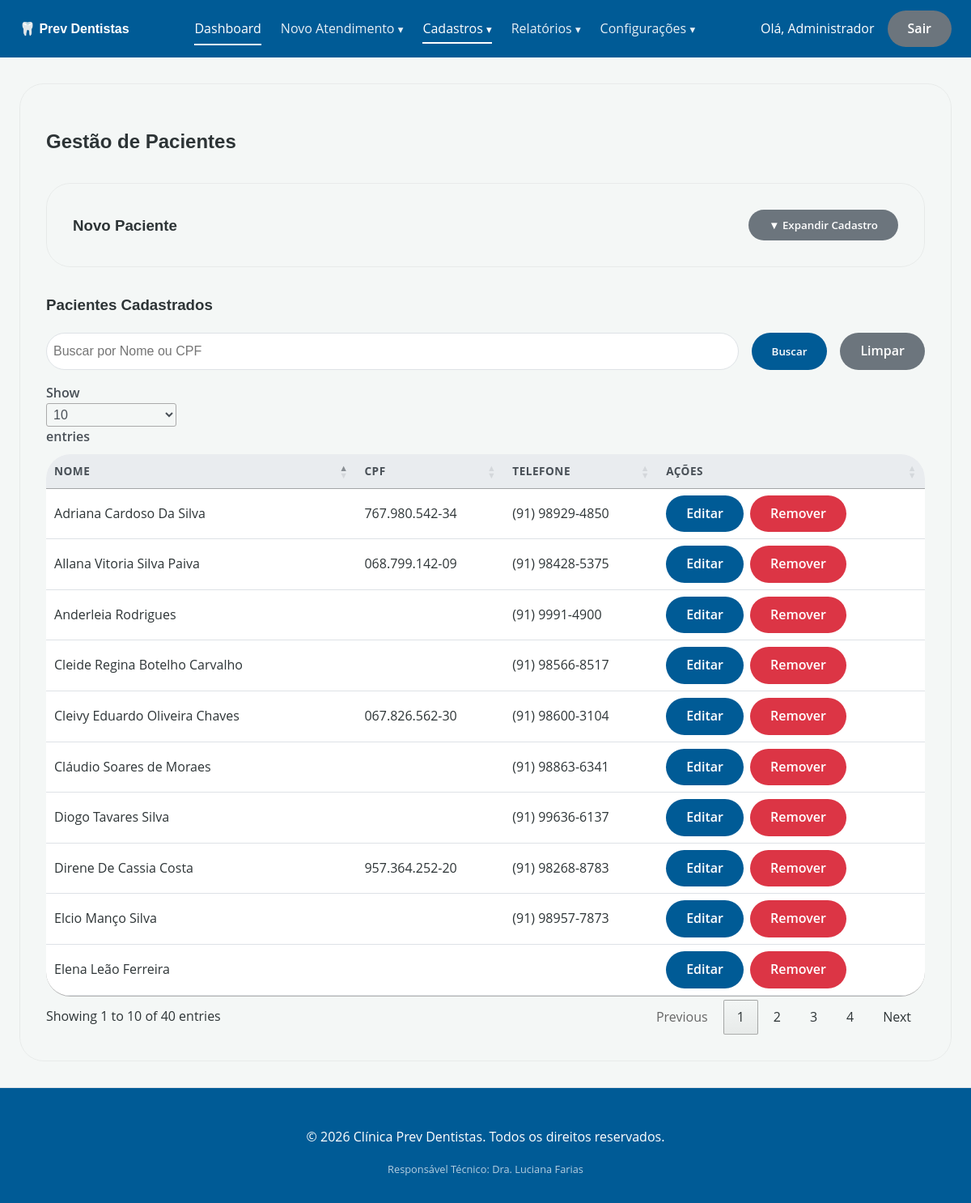
The page /pacientes (signed in) on the database its author committed.
### tables this page shows
CREATE TABLE IF NOT EXISTS `pacientes` (
  `id` int NOT NULL AUTO_INCREMENT,
  `nome` varchar(255) NOT NULL,
  `cpf` varchar(20) DEFAULT NULL,
  `data_nascimento` date DEFAULT NULL,
  `email` varchar(255) DEFAULT NULL,
  `telefone` varchar(20) DEFAULT NULL,
  `cep` varchar(10) DEFAULT NULL,
  `endereco` varchar(255) DEFAULT NULL,
  `numero` varchar(20) DEFAULT NULL,
  `complemento` varchar(100) DEFAULT NULL,
  `bairro` varchar(100) DEFAULT NULL,
  `cidade` varchar(100) DEFAULT NULL,
  `estado` varchar(2) DEFAULT NULL,
  `foto_paciente` varchar(255) DEFAULT NULL,
  `created_at` timestamp NULL DEFAULT CURRENT_TIMESTAMP,
  `updated_at` timestamp NULL DEFAULT CURRENT_TIMESTAMP ON UPDATE CURRENT_TIMESTAMP,
  PRIMARY KEY (`id`),
  UNIQUE KEY `cpf` (`cpf`)
);

### app/Controllers/PacienteController.php (called while the page is built, shortened)
<?php
class PacienteController {
    public function index() {
        require_once 'config/controle_acesso.php';
        $busca = isset($_GET['busca']) ? trim($_GET['busca']) : '';
        $pacienteModel = new Paciente();
        $pacientes = $pacienteModel->listarComPaginacao($busca, 10000, 0);
        require_once 'app/Views/pacientes/index.php';
    }
}

### app/Core/Router.php (called while the page is built, shortened)
<?php
class Router {
    protected $controller = 'DashboardController';
    protected $method = 'index';
    public function __construct() {
        $url = $this->parseUrl();
        $rotas = [
            'login' => 'AuthController',
            'pacientes' => 'PacienteController',
            'procedimentos' => 'ProcedimentoController',
            'despesas' => 'DespesaController',
            'usuarios' => 'UsuarioController',
            'relatorios' => 'RelatorioController',
            'configuracoes_gerais' => 'ConfiguracaoGeralController',
            'atendimentos' => 'AtendimentoController',
            'configuracoes' => 'ConfiguracaoController'
        ];
        if (isset($url[0])) {
            $rotaSolicitada = strtolower(str_replace('.php', '', $url[0]));
            if (array_key_exists($rotaSolicitada, $rotas)) {
                $this->controller = $rotas[$rotaSolicitada];
                unset($url[0]);
            } else {
                $this->controller = 'DashboardController';
            }
        }
        $classeController = '\\App\\Controllers\\' . $this->controller;
        if (class_exists($classeController)){
            $this->controller = new $classeController;
        } else {
            $classeController = '\\App\\Controllers\\DashboardController';
            $this->controller = new $classeController;
        }
        $this->params = $url ? array_values($url) : [];
        call_user_func_array([$this->controller, $this->method], $this->params);
    }
    private function parseUrl() {
        if (isset($_GET['url'])) {
            return explode('/', filter_var(rtrim($_GET['url'], '/'), FILTER_SANITIZE_URL));
        }
        return [];
    }
}

### index.php (called while the page is built, shortened)
<?php
require_once 'autoload.php';
require_once 'config/controle_acesso.php';
$app = new Router();
?>

### config/controle_acesso.php (called while the page is built, shortened)
<?php
function is_admin() {
    return isset($_SESSION['usuario_perfil']) && $_SESSION['usuario_perfil'] === 'proprietario';
}
?>

### autoload.php (called while the page is built, shortened)
<?php
spl_autoload_register(function ($class) {
    $prefix = 'App\\';
    $base_dir = __DIR__ . '/app/';
    $len = strlen($prefix);
    $relative_class = substr($class, $len);
    $file = $base_dir . str_replace('\\', '/', $relative_class) . '.php';
});

### app/Core/Database.php (called while the page is built, shortened)
<?php
class Database {
    private static $instance = null;
    private $connection;
    private $host = 'localhost';
    private $db_name = 'clinica_prev_dentistas';
    private $username = 'root';
    private $password = '';
    private function __construct() {
        try {
            $this->connection = new PDO("mysql:host={$this->host};dbname={$this->db_name};charset=utf8", $this->username, $this->password);
            $this->connection->setAttribute(PDO::ATTR_ERRMODE, PDO::ERRMODE_EXCEPTION);
            $this->connection->setAttribute(PDO::ATTR_DEFAULT_FETCH_MODE, PDO::FETCH_ASSOC);
        } catch (PDOException $e) {
            die("Erro na conexão com o banco de dados: " . $e->getMessage());
        }
    }
    public static function getInstance() {
        if (self::$instance === null) {
            self::$instance = new Database();
        }
        return self::$instance->getConnection();
    }
    public function getConnection() {
        return $this->connection;
    }
}

### app/Models/Paciente.php (called while the page is built, shortened)
<?php
class Paciente {
    private $pdo;
    public function __construct() {
        $this->pdo = Database::getInstance();
    }
    public function listarComPaginacao($busca = '', $limit = 10, $offset = 0) {
        $sql = "SELECT * FROM pacientes WHERE 1=1";
        $sql .= " ORDER BY nome ASC LIMIT :limit OFFSET :offset";
        $stmt = $this->pdo->prepare($sql);
        $stmt->bindValue(':limit', $limit, PDO::PARAM_INT);
        $stmt->bindValue(':offset', $offset, PDO::PARAM_INT);
        $stmt->execute();
        return $stmt->fetchAll(PDO::FETCH_ASSOC);
    }
}

### app/Views/pacientes/index.php (the view, shortened to what this page needs)
<?php require_once 'views/header.php'; ?>
<div class="card">
    <h2>Gestão de Pacientes</h2>
    <div class="card" style="margin-top: 2rem;">
        <div style="display: flex; justify-content: space-between; align-items: center; cursor: pointer;" onclick="toggleFormulario()">
            <h3 style="margin: 0;">Novo Paciente</h3>
            <button class="btn btn-secondary" type="button" id="btn-toggle-form">▼ Expandir Cadastro</button>
        </div>
    </div>
    <h3 style="margin-top: 2rem;">Pacientes Cadastrados</h3>
    <form method="GET" action="<?= BASE_URL ?>pacientes" style="margin-top: 1rem; margin-bottom: 1rem; display: flex; gap: 1rem;">
        <input type="text" name="busca" placeholder="Buscar por Nome ou CPF" value="<?= htmlspecialchars($_GET['busca'] ?? '') ?>" style="flex-grow: 1; padding: 8px;">
        <button type="submit" class="btn btn-primary">Buscar</button>
        <a href="<?= BASE_URL ?>pacientes" class="btn btn-secondary">Limpar</a>
    </form>
    <table class="mobile-card-table table" style="margin-top: 1rem; width: 100%;">
        <thead>
            <tr>
                <th>Nome</th>
                <th>CPF</th>
                <th>Telefone</th>
                <th>Ações</th>
            </tr>
        </thead>
        <tbody>
            <?php if (count($pacientes) > 0): ?>
                <?php foreach ($pacientes as $paciente): ?>
                    <tr>
                        <td data-label="Nome"><?= htmlspecialchars($paciente['nome']) ?></td>
                        <td data-label="CPF"><?= htmlspecialchars($paciente['cpf'] ?? '') ?></td>
                        <td data-label="Telefone"><?= htmlspecialchars($paciente['telefone'] ?? '') ?></td>
                        <td data-label="Ações" style="display: flex; gap: 0.5rem;">
                            <a href="<?= BASE_URL ?>editar_paciente.php?id=<?= $paciente['id'] ?>" class="btn btn-primary">Editar</a>
                            <a href="<?= BASE_URL ?>pacientes/excluir?id=<?= $paciente['id'] ?>" class="btn btn-danger btn-delete">Remover</a>
                        </td>
                    </tr>
                <?php endforeach; ?>
            <?php else: ?>
                <tr>
                    <td colspan="4" style="text-align: center;">Nenhum paciente encontrado.</td>
                </tr>
            <?php endif; ?>
        </tbody>
    </table>
</div>
<?php require_once 'views/footer.php'; ?>

### views/header.php (shortened to what this page needs)
<?php
require_once __DIR__ . '/../config/controle_acesso.php';
function isActive($urls) {
    foreach ($urls as $url) {
        if (strpos($_SERVER['REQUEST_URI'], $url) !== false) {
            return true;
        }
    }
    return false;
}
?>
<!DOCTYPE html>
<html lang="pt-BR">
<head>
    <link rel="stylesheet" href="<?= BASE_URL ?>assets/css/style.css">
    <link rel="stylesheet" href="https://cdnjs.cloudflare.com/ajax/libs/font-awesome/4.7.0/css/font-awesome.min.css">
    <link rel="stylesheet" href="https://cdn.jsdelivr.net/npm/sweetalert2@11.7.32/dist/sweetalert2.min.css">
    <link rel="stylesheet" href="https://cdn.datatables.net/1.13.6/css/jquery.dataTables.min.css">
</head>
<body>
    <header class="navbar">
        <div class="logo">
            <a href="<?= BASE_URL ?>" style="text-decoration:none; color:inherit;">🦷 Prev Dentistas</a>
        </div>
        <nav class="menu" id="navbar-menu">
            <?php if(isset($_SESSION['usuario_id'])): ?>
                <a href="<?= BASE_URL ?>" class="<?= isActive(['index.php', BASE_URL]) ? 'active' : '' ?>">Dashboard</a>
                <div class="dropdown">
                    <a href="javascript:void(0)" class="<?= isActive(['atendimentos/novo', 'atendimentos/pagar']) ? 'active' : '' ?>">
                        Novo Atendimento <small>▾</small>
                    </a>
                </div>
                <?php if (is_admin() || is_dentista() ||is_recepcionista()): ?>
                <div class="dropdown">
                    <a href="javascript:void(0)" class="<?= isActive(['procedimentos', 'despesas', 'usuarios', 'pacientes']) ? 'active' : '' ?>">
                        Cadastros <small>▾</small>
                    </a>
                </div>
                <?php endif; ?>
                <div class="dropdown">
                    <a href="javascript:void(0)" class="<?= isActive(['relatorios/diario', 'relatorios/dentistas', 'relatorios', 'relatorios/paciente', 'relatorios/procedimentos']) ? 'active' : '' ?>">
                        Relatórios <small>▾</small>
                    </a>
                </div>
                <div class="dropdown">
                    <a href="javascript:void(0)" class="<?= isActive(['configuracoes', 'configuracoes_gerais']) ? 'active' : '' ?>">
                        Configurações <small>▾</small>
                    </a>
                </div>
            <?php endif; ?>
        </nav>
        <?php if(isset($_SESSION['usuario_id'])): ?>
            <div class="user-menu">
                <span>Olá, <?= htmlspecialchars($_SESSION['usuario_nome']) ?></span>
                <a href="<?= BASE_URL ?>login/logout" class="btn btn-secondary">Sair</a>
            </div>
        <?php endif; ?>
    </header>
    <main class="container">

### views/footer.php (shortened to what this page needs)
    </main>
    <footer style="text-align: center; padding: 2rem 0; margin-top: 2rem; border-top: 1px solid var(--border-color); color: var(--white-color); background-color: var(--primary-color); margin-top: 10px;">
        <p>&copy; <?= date('Y') ?> Clínica Prev Dentistas. Todos os direitos reservados.</p>
        <div style="margin-top: 10px; font-size: 0.8rem; opacity: 0.7;">
                Responsável Técnico: Dra. Luciana Farias
        </div>
    </footer>
</body>
</html>

### assets/css/style.css (style rules this page uses)
:root { --primary-color: #005b96; --primary-dark: #0370b5; --background-color: #f4f7f6; --secondary-color: #6c757d; --info-color: #17a2b8; --success-color: #28a745; --danger-color: #dc3545; --border-color: #dee2e6; --white-color: #ffffff; --border-radius: 30px; --text-color: #2d3436; --shadow-md: 0 10px 30px rgba(0,0,0,0.1); }
body { font-family: 'Open Sans', sans-serif; background-color: var(--background-color); color: var(--text-color); margin: 0; padding: 0; line-height: 1.6; }
h1, h2, h3, h4, .logo { font-family: 'Poppins', sans-serif; font-weight: 600; }
.btn, button, input[type="submit"] { border-radius: var(--border-radius); padding: 10px 25px; font-family: 'Open Sans', sans-serif; font-weight: 600; border: none; cursor: pointer; transition: all 0.3s ease; display: inline-flex; align-items: center; justify-content: center; text-decoration: none; }
.btn-primary { background-color: var(--primary-color); color: #ffffff; }
.btn-secondary { background-color: var(--secondary-color); color: #ffffff; }
.btn-danger { background-color: #dc3545; color: #ffffff; }
html { scroll-behavior: smooth; }
.container { max-width: 1280px; margin: 2rem auto; padding: 0 1.5rem; min-height: 80vh; }
.navbar { background-color: var(--primary-color); box-shadow: var(--shadow-sm); padding: 0.8rem 1.5rem; display: flex; flex-wrap: wrap; justify-content: space-between; align-items: center; border-bottom: none; color: white; position: sticky; top: 0; z-index: 2000; }
.logo { font-weight: bold; color: white; }
.menu { display: flex; gap: 1.5rem; align-items: center; }
.menu a { color: rgba(255, 255, 255, 0.9); text-decoration: none; font-weight: 500; padding: 0.5rem 0; transition: color 0.2s; position: relative; }
.menu a::after { content: ''; position: absolute; width: 0; height: 2px; bottom: 0; left: 0; background-color: white; transition: width 0.3s; }
.menu a:hover::after, .menu a.active::after { width: 100%; }
.menu a:hover, .menu a.active, .dropdown:hover > a { color: white; opacity: 1; }
.dropdown { position: relative; display: inline-block; }
.user-menu { display: flex; align-items: center; gap: 1rem; }
.user-menu span { font-weight: 500; }
.card { background-color: var(--card-bg); border-radius: var(--border-radius); box-shadow: var(--shadow-sm); padding: 2rem; margin-bottom: 2rem; border: 1px solid rgba(0,0,0,0.05); transition: box-shadow 0.3s ease; }
input[type="text"], input[type="email"], input[type="number"], input[type="password"], input[type="date"], input[type="month"], select, textarea { width: 100%; padding: 0.8rem 1rem; border: 1px solid var(--border-color); border-radius: var(--border-radius); box-sizing: border-box; font-size: 1rem; transition: border-color 0.2s, box-shadow 0.2s; background-color: #fff; color: var(--text-color); }
table { width: 100%; border-collapse: collapse; margin-top: 1rem; background-color: #fff; border-radius: var(--border-radius); overflow: hidden; align-self: start; }
th, td { padding: 1rem 1.2rem; text-align: left; border-bottom: 1px solid var(--border-color); }
thead th { background-color: #e9ecef; font-weight: 600; color: #495057; text-transform: uppercase; font-size: 0.85rem; letter-spacing: 0.5px; }

### rows shown on the page
pacientes: nome "Adriana Cardoso Da Silva", cpf "767.980.542-34", telefone "(91) 98929-4850"
pacientes: nome "Allana Vitoria Silva Paiva", cpf "068.799.142-09", telefone "(91) 98428-5375"
pacientes: nome "Anderleia Rodrigues", telefone "(91) 9991-4900"
pacientes: nome "Cláudio Soares de Moraes", telefone "(91) 98863-6341"
pacientes: nome "Cleide Regina Botelho Carvalho", telefone "(91) 98566-8517"
pacientes: nome "Cleivy Eduardo Oliveira Chaves", cpf "067.826.562-30", telefone "(91) 98600-3104"
pacientes: nome "Diogo Tavares Silva", telefone "(91) 99636-6137"
pacientes: nome "Direne De Cassia Costa", cpf "957.364.252-20", telefone "(91) 98268-8783"
pacientes: nome "Elcio Manço Silva", telefone "(91) 98957-7873"
pacientes: nome "Elena Leão Ferreira"

### other values the page prints
$_SESSION['usuario_nome'] "Administrador"
